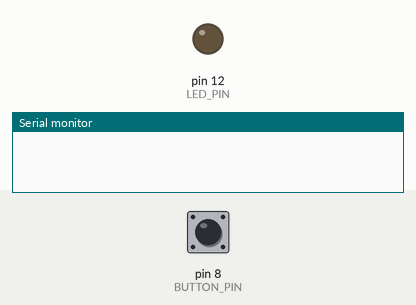
A sketch run on a simulated Arduino Uno, built with avr-gcc and run on an emulated ATmega328P. Parts: output pins drawn as LEDs (lit = HIGH), the last lines printed to the serial monitor. Inputs (shaded band) come from the test bench; at power-on: pin 8 (BUTTON_PIN) HIGH.

Above: at 1.2 s.
1.3 s: pin 8 (BUTTON_PIN) pulled LOW for 0.15 s
At 2.5 s:
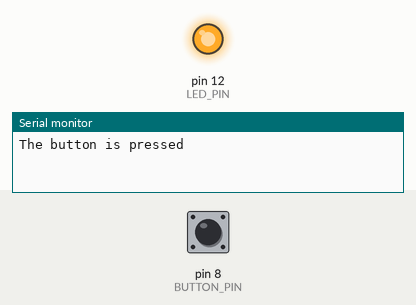
2.9 s: pin 8 (BUTTON_PIN) pulled LOW for 1 s
At 3.9 s:
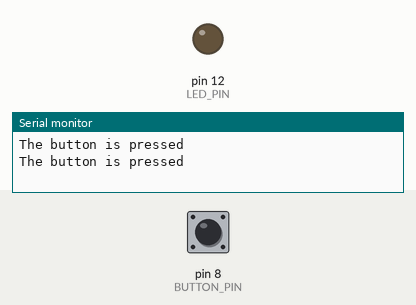
5.4 s: pin 8 (BUTTON_PIN) pulled LOW for 3.2 s
At 5.8 s:
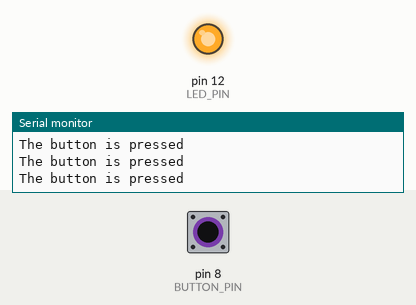
Timing chart, 0 to 8.4 s (numbered marks = the images above; inputs shaded):
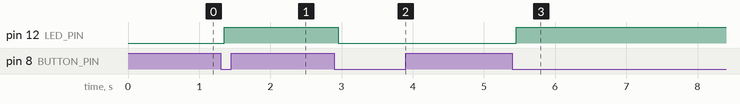

Measured:
- after the input at 1.3 s, pin 12 (LED_PIN): LOW → HIGH after 0.05 s
- after the input at 2.9 s, pin 12 (LED_PIN): HIGH → LOW after 0.05 s
- after the input at 5.4 s, pin 12 (LED_PIN): LOW → HIGH after 0.05 s

The sketch:

push_toggle.ino
```cpp
const int BUTTON_PIN = 8;
const int LED_PIN    = 12;


int ledState = LOW;
int lastButtonState;
int currentButtonState;

void setup() {
  Serial.begin(9600);
  pinMode(BUTTON_PIN, INPUT_PULLUP);
  pinMode(LED_PIN, OUTPUT);

  currentButtonState = digitalRead(BUTTON_PIN);
}

void loop() {
  lastButtonState    = currentButtonState;
  currentButtonState = digitalRead(BUTTON_PIN);
  delay(50);
  if(lastButtonState == HIGH && currentButtonState == LOW) {
    Serial.println("The button is pressed");
    ledState = !ledState;
    digitalWrite(LED_PIN, ledState);
  }
}
```
